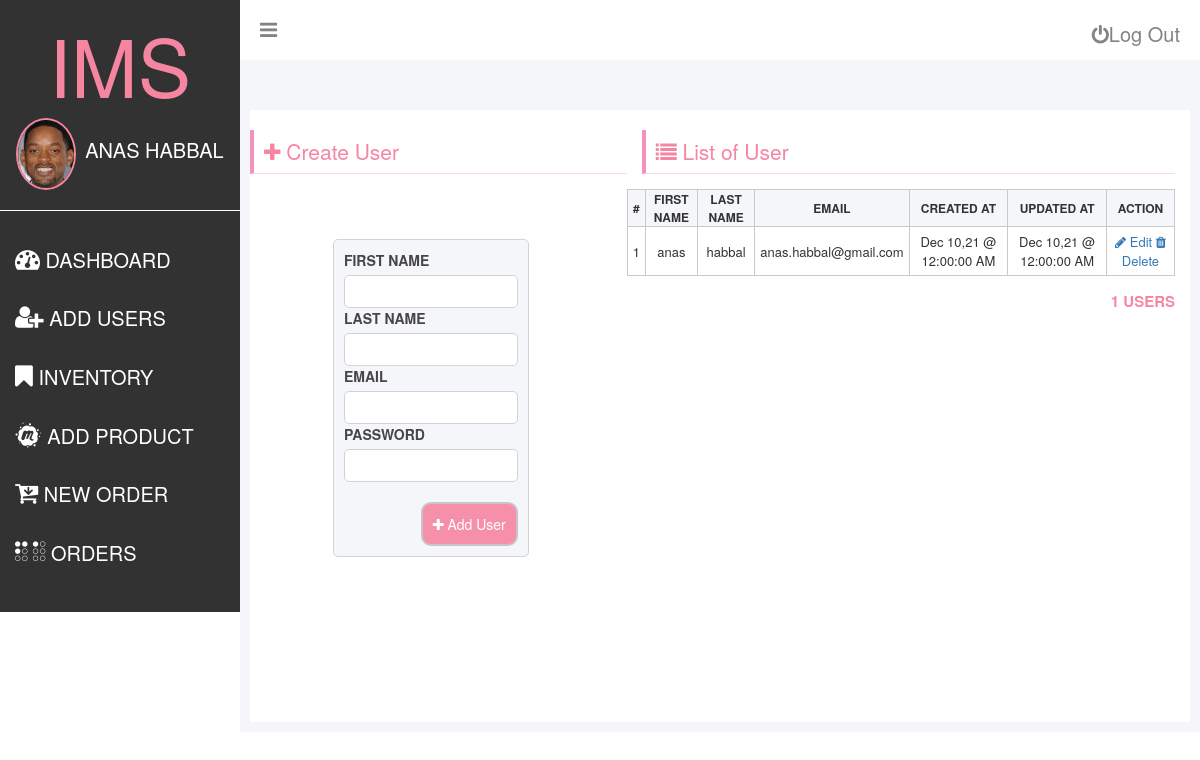
/user-add.php (signed in), run on the app's committed database.
### tables this page shows
CREATE TABLE `users` (
  `id` int(11) NOT NULL,
  `first_name` varchar(50) NOT NULL,
  `last_name` varchar(50) NOT NULL,
  `email` varchar(100) NOT NULL,
  `password` varchar(25) NOT NULL,
  `created_at` date NOT NULL,
  `updated_at` date NOT NULL
);

### database/show-data.php (called while the page is built)
<?php
    include('connection.php');
    $stmt = $conn->prepare("SELECT * FROM users ORDER BY created_at DESC");
    $stmt->execute();
    $stmt->setFetchMode(PDO::FETCH_ASSOC);
    return $stmt->fetchAll();
?>

### user-add.php (the view, shortened to what this page needs)
<?php
    $user = $_SESSION['user'];
    $users = include('database/show-data.php');
?>
<html>
    <head>
        <link rel="stylesheet" type="text/css" href="css/IMS.css"/>
        <link rel="stylesheet" href="css/font-awesome/css/font-awesome.min.css">
        <link rel="stylesheet" href="https://cdnjs.cloudflare.com/ajax/libs/bootstrap3-dialog/1.35.4/css/bootstrap-dialog.min.css" />
    </head>
    <body id="dashboard">
        <div id="dashboardMainContainer">
            <?php include('partitials/app-sidebar.php') ?>
            <div id="dashboardContentContainer">
                <?php include('partitials/topnav.php') ?>
                <div class="dashboardContent">
                    <div class="dashboardContentMain">
                        <div class="row">
                            <div class="column column-5">
                                <h1 class="sectionHeader"><i class="fa fa-plus"></i> Create User</h1>
                                <div class="userAddFormContainer">
                                    <form action="database/add.php" method="post" class="appForm" id="userAddForm">
                                            <div class="appFormInputContainer">
                                                <label for="firstName">First Name</label>
                                                <input type="text" id="firstName" name="firstName" class="appFormInput"/>
                                            </div>
                                            <div class="appFormInputContainer">
                                                <label for="lastName">Last Name</label>
                                                <input type="text" id="lastName" name="lastName" class="appFormInput"/>
                                            </div>
                                            <div class="appFormInputContainer">
                                                <label for="email">Email</label>
                                                <input type="text" id="email" name="email" class="appFormInput"/>
                                            </div>
                                            <div class="appFormInputContainer">
                                                <label for="password">Password</label>
                                                <input type="password" id="password" name="password" class="appFormInput"/>
                                            </div>
                                            <button type="submit" class="appBtn"><i class="fa fa-plus"></i> Add User</button>
                                        </form>
                                </div>
                            </div>
                            <div class="column column-7">
                                <h1 class="sectionHeader"><i class="fa fa-list"></i> List of User</h1>
                                <div class="sectionContent">
                                    <div class="users">
                                        <table>
                                            <thead>
                                                <tr>
                                                    <th>#</th>
                                                    <th>First Name</th>
                                                    <th>Last Name</th>
                                                    <th>Email</th>
                                                    <th>Created At</th>
                                                    <th>Updated At</th>
                                                    <th>Action</th>
                                                </tr>
                                            </thead>
                                            <tbody>
                                                <?php foreach($users as $index=> $user){ ?>
                                                    <tr>
                                                        <td><?= $index +1 ?></td>
                                                        <td class="firstName"><?= $user['first_name'] ?></td>
                                                        <td class="lastName"><?= $user['last_name'] ?></td>
                                                        <td class="email"><?= $user['email'] ?></td>
                                                        <td><?= date('M d,y @ h:i:s A', strtotime( $user['created_at'])) ?></td>
                                                        <td><?= date('M d,y @ h:i:s A', strtotime( $user['updated_at'])) ?></td>
                                                        <td>
                                                            <a href="" class="updateUser" data-userid="<?= $user['id'] ?>" data-fname="<?= $user['first_name'] ?>" data-lname="<?= $user['last_name'] ?>" ><i class="fa fa-pencil"></i> Edit</a>
                                                            <a href="" class="deleteUser" data-userid="<?= $user['id'] ?>" data-fname="<?= $user['first_name'] ?>" data-lname="<?= $user['last_name'] ?>"><i class="fa fa-trash"></i> Delete</a>
                                                        </td>
                                                    </tr>
                                                <?php } ?>
                                            </tbody>
                                        </table>
                                        <p class="userCount"><?= count($users);?> Users </p>
                                    </div>
                                </div>
                            </div>
                        </div>
                    </div>
                </div>
            </div>
        </div>
    </body>
    <link rel="stylesheet" href="https://maxcdn.bootstrapcdn.com/bootstrap/3.3.7/css/bootstrap.min.css">
    <link rel="stylesheet" href="https://maxcdn.bootstrapcdn.com/bootstrap/3.3.7/css/bootstrap-theme.min.css">
</html>

### partitials/app-sidebar.php
 <div class="dashboardSidebar" id="dashboardSidebar">
    <h3 class="dashboardLogo" id="dashboardLogo">IMS</h3>
    <div class="dashboardSidebarUser">
        <img alt="User Image." src="Images/Users/will.jpg" id="userImage"/>
        <span><?= $user['first_name'].' '.$user['last_name'] ?></span>
    </div>
    <div class="dashboardSidebarMenus">
        <ul class="dashboardMenuLists">
            <li >
                <a href="./dashboard.php" ><i class="fa fa-dashboard menuIcons"></i><span class="menuText">  Dashboard</span></a>
            </li>
            <li >
                <a href="./user-add.php" ><i class="fa fa-user-plus menuIcons"></i><span class="menuText">  Add Users</span></a>
            </li>
            <li >
                <a href="./Inventory.php" ><i class="fa fa-bookmark menuIcons"></i><span class="menuText">  Inventory</span></a>
            </li>
            <li >
                <a href="./add-prodht.php" ><i class="fa fa-meetup menuIcons"></i><span class="menuText">  Add Product</span></a>
            </li>
            <li >
                <a href="./orderht.php" ><i class="fa fa-cart-arrow-down menuIcons"></i><span class="menuText">  New Order</span></a>
            </li>
            <li >
                <a href="./order-selectht.php" ><i class="fa fa-braille menuIcons"></i><span class="menuText">  Orders</span></a>
            </li>
        </ul>
    </div>
</div>

### css/IMS.css (style rules this page uses)
body,h1,h2,h3,h4,p,figure,blockquote,dl,dd { margin:0 }
body { min-height:100vh;text-rendering:optimizeSpeed;line-height:1.5 }
a:not([class]) { text-decoration-skip-ink:auto }
img,picture { max-width:100%;display:block }
input,button,textarea,select { font:inherit }
body { font-family: arial; }
#dashboardMainContainer { display: flex; flex-direction: row; }
div.dashboardSidebar { width: 20%; background: #323232; }
#dashboardContentContainer { width: 80%; background: #f4f6f9; }
h3.dashboardLogo { color: #f685a1; font-size: 80px; text-align: center; }
div.dashboardSidebarUser { text-align: center; position: relative; padding-bottom: 20px; border-bottom: 1px solid #fff; }
div.dashboardSidebarUser img { width: 60px; display: inline-block; border-radius: 50%; border: 2px solid #f685a1; margin-right: 5px; vertical-align: middle; }
div.dashboardSidebarUser span { top: 20%; font-size: 20px; text-transform: uppercase; color: #fff; display: inline-block; }
ul.dashboardMenuLists { list-style: none; margin-top: 20px; margin-left: 0px; padding-left: 0px; }
ul.dashboardMenuLists li { padding: 15px 15px; font-size: 18px; text-transform: uppercase; }
ul.dashboardMenuLists li a { text-decoration: none; color: #fff; display: block; font-size: 20px; }
ul.dashboardMenuLists li a i { font-size: 25px; }
div.dashboardContent { padding: 50px 10px 10px 10px; background: #f4f6f9; }
div.dashboardContentMain { background: #fff; height: 100%; padding-bottom: 30px; }
form.appForm { width: 50%; margin: 0 auto; padding: 10px; border: 1px solid #cecfd0; border-radius: 5px; background: #f4f6f9; opacity: 0.9; }
form::after { content: ''; clear: both; display: block; }
form label { text-transform: uppercase; font-weight: bold; }
input.appFormInput { width: 100%; height: 33px; border: 1px solid #cecfd0; border-radius: 5px; }
div.dashboardContentMain form { margin-bottom: 15px; }
div.userAddFormContainer { padding-top: 50px; }
button.appBtn { background: #f685a1; color: #fff; padding: 10px; margin-top: 20px; float: right; border: 2px solid #c2c0c0; border-radius: 10px; }
div.row { display: flex; flex-direction: row; flex-wrap: wrap; width: 100%; }
div.column-5 { width: 41.67%; }
div.column-7 { width: 58.33%; display: block; }
h1.sectionHeader { font-size: 21px; color: #f685a1; border-bottom: 1px solid #ffd7e1; padding-bottom: 11px; padding: 10px; border-left: 4px solid #f690bf; margin-bottom: 15px; margin-left: 15px; }
table { width: 100%; }
table, th, td { border: 1px solid #cacaca; border-collapse: collapse; font-size: 15px; }
table th { font-size: 12px; text-transform: uppercase; background: #f4f6f9; text-align: center; }
table td { font-size: 13px; text-align: center; padding: 5px; }
p.userCount { text-align: right; font-size: 15px; font-weight: bold; text-transform: uppercase; color: #f685a1; padding-top: 15px; }
div.dashboardContentMain { display: flex; flex-direction: row; }

### data on the page
users: first_name "ANAS", last_name "HABBAL", first_name "anas", last_name "habbal", email "anas.habbal@gmail.com", created_at "Dec 10,21 @ 12:00:00 AM", updated_at "Dec 10,21 @ 12:00:00 AM"

### other printed values
count($users) "1"
